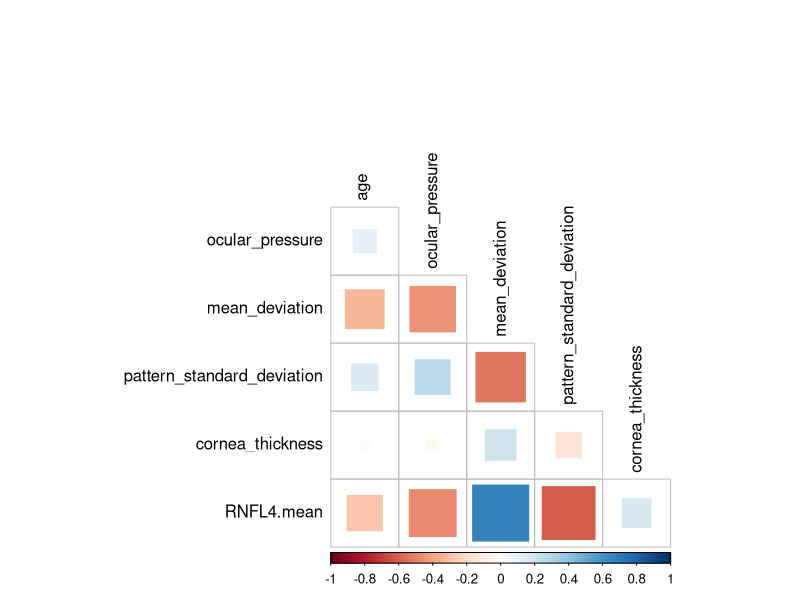
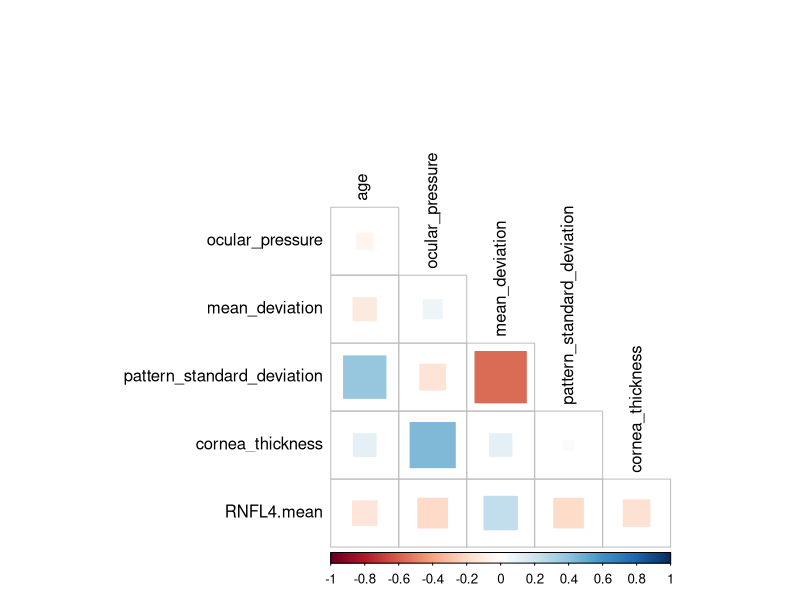
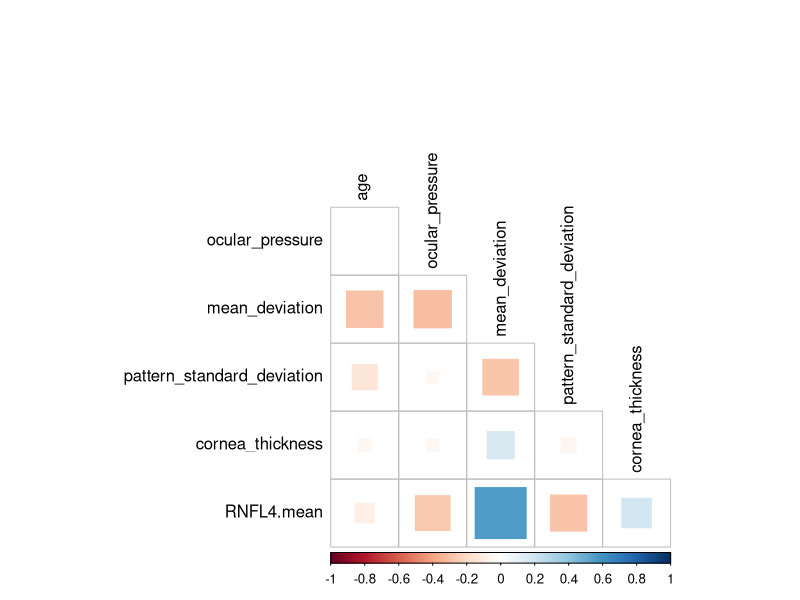

The R source for these figures, in order:
## ---- chunk 1
#Load in all the libraries necessary for this code
library(tidyverse)
#I found the library below containing convenient functions to both calculate and plot correlations
library(corrplot)
#After discussion with Maggie, I also used the following library for its kable function for prettier looking tables
library(knitr)
## ---- chunk 2
df <- read.csv(file = 'data/ds_whole.csv')
#Read in the data
df_cont <- df[, c(3,4,5,6,8,9)]
#Subset to the continuous variables
df_cont_corr <- cor(df_cont)
#Using the cor() function from corrplot to generate correlation coefficients for each pair of variables
knitr::kable(df_cont_corr)
#make a well-formatted table of the calculated correlation coefficients
## ---- chunk 3
corrplot(df_cont_corr, 
         method = "square", 
         type = "lower", 
         diag = FALSE, 
         tl.pos = "ld", 
         tl.col = "black",
         tl.cex = 1)

## ---- chunk 4
df_healthy_cont <- df[which(df$glaucoma == 0), c(3,4,5,6,8,9)]
#Here I use the which function to take data only from rows where the value for the variable "glaucoma" is 0, indicating healthy samples
#Afterwards, visualization is the same as above.
df_healthy_cont_corr <- cor(df_healthy_cont)
kable(df_healthy_cont_corr)


## ---- chunk 5
corrplot(df_healthy_cont_corr, 
         method = "square", 
         type = "lower", 
         diag = FALSE, 
         tl.pos = "ld", 
         tl.col = "black",
         tl.cex = 1)
## ---- chunk 6
df_disease_cont <- df[which(df$glaucoma == 1), c(3,4,5,6,8,9)]
#Same type of subsetting by row, except using a value of one, indicating glaucoma diagnosis.
df_disease_cont_corr <- cor(df_disease_cont)
kable(df_disease_cont_corr)

## ---- chunk 7
corrplot(df_disease_cont_corr, 
         method = "square", 
         type = "lower", 
         diag = FALSE, 
         tl.pos = "ld", 
         tl.col = "black")
